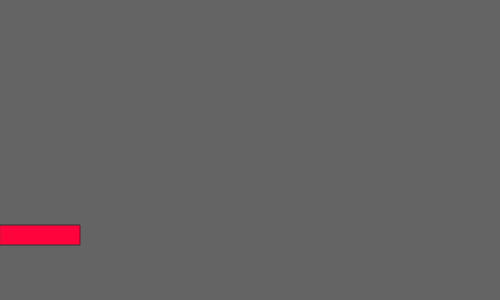
Frame 1 (no input)
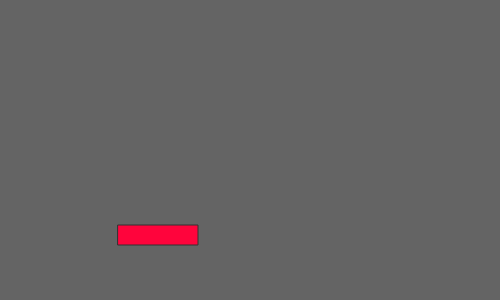
Frame 60 (no input)
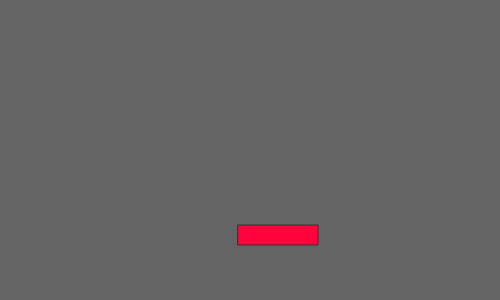
Frame 120 (the mouse pressed at the canvas centre since frame 60)

The p5.js sketch that drew these frames (run headless with seeded random() and noise() and a simulated clock; from frame 60 on, the mouse is pressed at the canvas centre):

// p5.js sketch
// ── sketch.js
// Where is the car
let x, y;

class Carro {
  constructor(alto, ancho, color, name) {
    this.alto = alto;
    this.ancho = ancho;
    this.color = color;
    this.name = name
    }
  }

function setup() {
  createCanvas(500, 300);
  // Starts in the middle
  y = height - height/4;
  x = 0;
  let miCarro = new Carro (10, 20, red, "ms duapend"); // creating new instance of Polygon Class.
  console.log(miCarro.alto); // prints '1' to the console

}

function draw() {
  background(100);  
  display();
  move();
}

function move(){
  // Jiggling randomly
  y = y + random(-1, 1);
  
  if (x > width) {
    // Reset 
    x = 0;
  } else {
    y = height - height/4;
    // Moving up at a constant speed
    x = x + 2;
  }
}

function display(){
  // Draw a car
  stroke(50);
  fill(255,4,60);
  rect(x, y, 80, 20);
}
